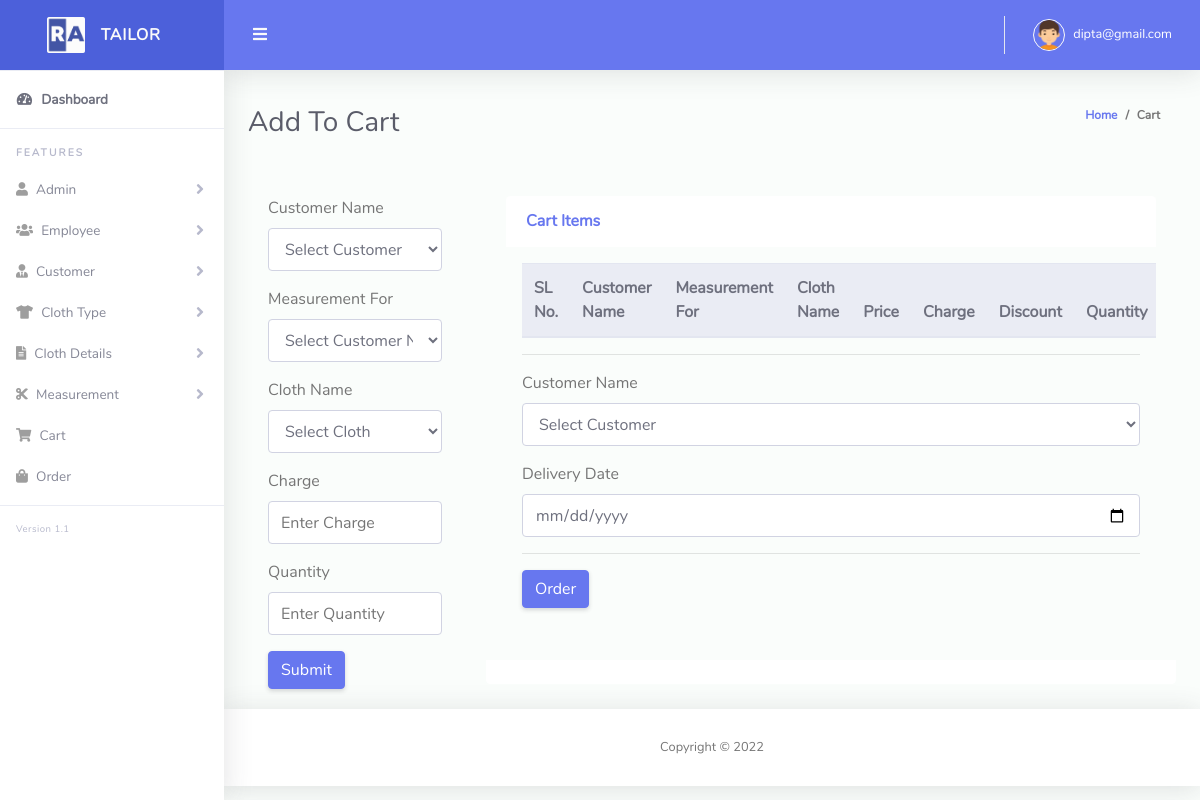
The page /cart.php (signed in) on the database as committed earlier.
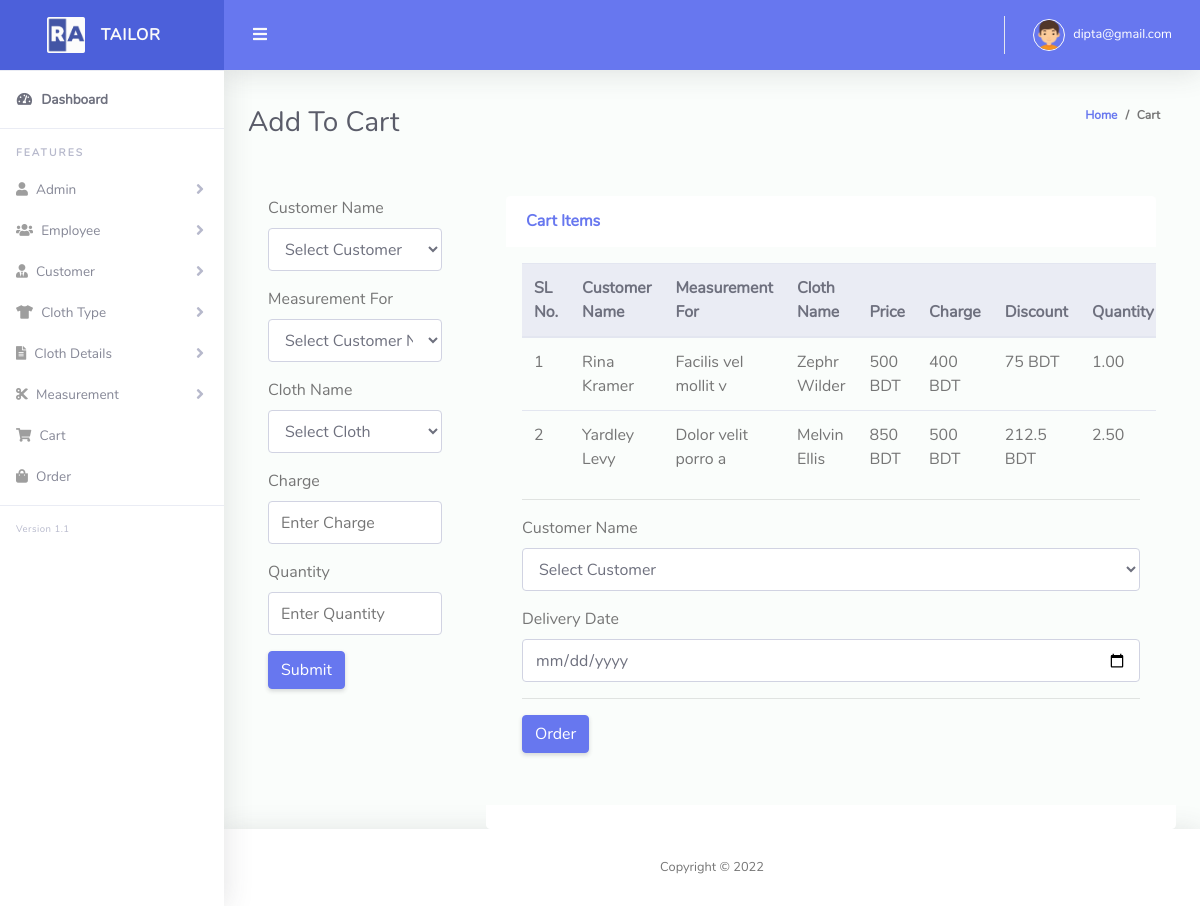
The same page on the database as committed later.
### tables this page shows
CREATE TABLE `tbl_cart` (
  `id` int(11) NOT NULL,
  `cus_id` int(11) NOT NULL,
  `mes_id` int(11) NOT NULL,
  `cloth_id` int(11) NOT NULL,
  `buying_price` int(11) NOT NULL,
  `selling_price` int(11) NOT NULL,
  `charge` int(11) NOT NULL,
  `discount` int(11) NOT NULL,
  `quantity` float(10,2) NOT NULL,
  `soft_delete` tinyint(4) NOT NULL DEFAULT 0
);

CREATE TABLE `tbl_customer` (
  `cus_id` int(11) NOT NULL,
  `cus_name` varchar(255) NOT NULL,
  `cus_email` varchar(255) NOT NULL,
  `cus_phone` varchar(255) NOT NULL,
  `cus_address` text NOT NULL,
  `created_at` timestamp NOT NULL DEFAULT current_timestamp(),
  `soft_delete` tinyint(4) NOT NULL DEFAULT 0
);

CREATE TABLE `tbl_measurement` (
  `id` int(11) NOT NULL,
  `cus_id` int(11) NOT NULL,
  `measurement_for` varchar(255) NOT NULL,
  `measurement_details` text NOT NULL,
  `soft_delete` tinyint(4) NOT NULL DEFAULT 0
);

CREATE TABLE `tbl_cloth` (
  `id` int(11) NOT NULL,
  `cloth_name` varchar(255) NOT NULL,
  `type` int(11) NOT NULL,
  `details` text NOT NULL,
  `image` varchar(255) NOT NULL,
  `stock` varchar(255) NOT NULL,
  `color` varchar(255) NOT NULL,
  `brand` varchar(255) NOT NULL,
  `buying_price` int(11) NOT NULL,
  `selling_price` int(11) NOT NULL,
  `discount` int(11) NOT NULL,
  `created_at` timestamp NOT NULL DEFAULT current_timestamp(),
  `soft_delete` tinyint(4) NOT NULL DEFAULT 0
);

### Classes/DB.php (called while the page is built, shortened)
<?php
class DB
{
    public function connect(){
        $this->conn = new mysqli("localhost","root","","tailor_shop");
        if ($this->conn->connect_error) {
          die("Connection failed: " . $this->conn->connect_error);
        } else {
            return $msg =  "connected";
        }
    }
}

### Classes/CartClass.php (called while the page is built, shortened)
<?php
include_once 'db.php';
class CartClass extends DB
{
    public function viewCart()
    {
        $query = "SELECT tbl_cart.*, tbl_customer.*, tbl_measurement.*, tbl_cloth.*, tbl_cart.buying_price AS buying_price, tbl_cart.selling_price AS selling_price, tbl_cart.id AS cartid FROM tbl_cart
        LEFT JOIN tbl_customer ON tbl_cart.cus_id = tbl_customer.cus_id
        LEFT JOIN tbl_measurement ON tbl_cart.mes_id =  tbl_measurement.id
        LEFT JOIN tbl_cloth ON tbl_cart.cloth_id = tbl_cloth.id AND tbl_cart.discount = tbl_cloth.discount";
        $result = $this->conn->query($query);
        return $result;
    }
}
?>

### cart.php (the view, shortened to what this page needs)
<?php
include 'layouts/header.php';
?>
<div class="container-fluid" id="container-wrapper">
  <div class="d-sm-flex align-items-center justify-content-between mb-4">
    <h1 class="h3 mb-0 text-gray-800">Add To Cart</h1>
    <ol class="breadcrumb">
      <li class="breadcrumb-item"><a href="./">Home</a></li>
      <li class="breadcrumb-item">Cart</li>
    </ol>
  </div>
  <div class="row">
    <div class="col-md-3">
      <div class="card-body">
        <form action="" method="POST">
          <div class="form-group">
            <label>Customer Name</label><br>
            <select id="cus_id" name="cus_id" class="form-control">
              <option value="">Select Customer</option>
            </select>
          </div>
          <div class="form-group">
            <label>Measurement For</label><br>
            <select id="mes_id" name="mes_id" class="form-control">
              <option value="">Select Customer Name</option>
            </select>
          </div>
          <div class="form-group">
            <label>Cloth Name</label><br>
            <select id="select" name="cloth_id" class="form-control">
              <option>Select Cloth</option>
            </select>
          </div>
          <div class="form-group">
            <label>Charge</label>
            <input name="charge" type="number" class="form-control" placeholder="Enter Charge">
          </div>
          <div class="form-group">
            <label>Quantity</label>
            <input name="quantity" type="number" step="0.1" min="0" class="form-control" placeholder="Enter Quantity">
          </div>
          <button name="add_to_cart" type="submit" class="btn btn-primary">Submit</button>
        </form>
      </div>
    </div>
    <div class="col-md-9">
      <div class="card-body">
        <div class="card-header py-3 d-flex flex-row align-items-center justify-content-between">
          <h6 class="m-0 font-weight-bold text-primary">Cart Items</h6>
        </div>
        <div class="table-responsive p-3">
          <table class="table align-items-center table-flush">
            <thead class="thead-light">
              <tr>
                <th>SL No.</th>
                <th>Customer Name</th>
                <th>Measurement For</th>
                <th>Cloth Name</th>
                <th>Price</th>
                <th>Charge</th>
                <th>Discount</th>
                <th>Quantity</th>
              </tr>
            </thead>
            <tbody>
              <?php
              $i = 0;
              $view = $cart->viewCart();
              if ($view->num_rows > 0) {
                foreach ($view as $value) {
              ?>
                  <tr>
                    <td><?php echo $i += 1; ?></td>
                    <td><?php echo $value['cus_name']; ?></td>
                    <td><?php echo $value['measurement_for']; ?></td>
                    <td><?php echo $value['cloth_name']; ?></td>
                    <td><?php echo $value['selling_price']; ?> BDT</td>
                    <td><?php echo $value['charge']; ?> BDT</td>
                    <td><?php echo $discount = ($value['discount'] / 100) * ($value['selling_price'] * $value['quantity']); ?> BDT</td>
                    <td><?php echo $value['quantity']; ?></td>
                  </tr>
              <?php }
              } ?>
            </tbody>
          </table>
          <hr>
          <table class="table align-items-center table-flush">
            <tbody>
              <form action="" method="post">
                <div class="form-group">
                  <label>Customer Name</label><br>
                  <select id="select" name="cus_id" class="form-control">
                    <option>Select Customer</option>
                  </select>
                </div>
                <label>Delivery Date</label>
                <input name="delivery_at" type="date" class="form-control">
                <hr>
                <button name="send_to_order" type="submit" class="btn btn-primary">Order</button>
              </form>
            </tbody>
          </table>
        </div>
      </div>
      <div class="card-footer"></div>
    </div>
  </div>
</div>
<?php include 'layouts/footer.php'; ?>

### layouts/header.php (shortened to what this page needs)
<?php
  include 'Classes/CartClass.php';
  $cart = new CartClass();
?>
<!DOCTYPE html>
<html lang="en">
<head>
  <link href="vendor/fontawesome-free/css/all.min.css" rel="stylesheet" type="text/css">
  <link href="vendor/bootstrap/css/bootstrap.min.css" rel="stylesheet" type="text/css">
  <link href="css/ruang-admin.min.css" rel="stylesheet">
  <link href="vendor/datatables/dataTables.bootstrap4.min.css" rel="stylesheet">
</head>
<body id="page-top">
  <div id="wrapper">
    <ul class="navbar-nav sidebar sidebar-light accordion" id="accordionSidebar">
      <a class="sidebar-brand d-flex align-items-center justify-content-center" href="index.php">
        <div class="sidebar-brand-icon">
          <img src="img/logo/logo2.png">
        </div>
        <div class="sidebar-brand-text mx-3">TAILOR</div>
      </a>
      <hr class="sidebar-divider my-0">
      <li class="nav-item active">
        <a class="nav-link" href="index.php">
          <i class="fas fa-fw fa-tachometer-alt"></i>
          <span>Dashboard</span></a>
      </li>
      <hr class="sidebar-divider">
      <div class="sidebar-heading">
        Features
      </div>
      <div>
      <li class="nav-item">
        <a class="nav-link collapsed" href="#" data-toggle="collapse" data-target="#collapseTable" aria-expanded="true"
          aria-controls="collapseTable">
          <i class="fas fa-solid fa-user"></i>
          <span>Admin</span>
        </a>
      </li>
      <li class="nav-item">
        <a class="nav-link collapsed" href="#" data-toggle="collapse" data-target="#collapseTable1" aria-expanded="true"
          aria-controls="collapseTable">
          <i class="fas fa fa-users"></i>
          <span>Employee</span>
        </a>
      </li>
      <li class="nav-item">
        <a class="nav-link collapsed" href="#" data-toggle="collapse" data-target="#collapseTable2" aria-expanded="true"
          aria-controls="collapseTable">
          <i class="fas fal fa-user-tie"></i>
          <span>Customer</span>
        </a>
      </li>
      <li class="nav-item">
        <a class="nav-link collapsed" href="#" data-toggle="collapse" data-target="#collapseForm" aria-expanded="true"
          aria-controls="collapseForm">
          <i class="fas fa-tshirt"></i>
          <span>Cloth Type</span>
        </a>
      </li>
      <li class="nav-item">
        <a class="nav-link collapsed" href="#" data-toggle="collapse" data-target="#collapseForm1" aria-expanded="true"
          aria-controls="collapseForm">
          <i class="fas fa-file-alt"></i>
          <span>Cloth Details</span>
        </a>
      </li>
      <li class="nav-item">
        <a class="nav-link collapsed" href="#" data-toggle="collapse" data-target="#collapseForm2" aria-expanded="true"
          aria-controls="collapseForm">
          <i class="fas fa-cut"></i>
          <span>Measurement</span>
        </a>
      </li>
      <li class="nav-item">
        <a class="nav-link" href="cart.php">
          <i class="fas fa-shopping-cart"></i>
          <span>Cart</span>
        </a>
      </li>
      <li class="nav-item">
        <a class="nav-link" href="order.php">
          <i class="fas fa-shopping-bag"></i>
          <span>Order</span>
        </a>
      </li>
      <hr class="sidebar-divider">
      <div class="version" id="version-ruangadmin"></div>
    </ul>
    <div id="content-wrapper" class="d-flex flex-column">
      <div id="content">
        <nav class="navbar navbar-expand navbar-light bg-navbar topbar mb-4 static-top">
          <button id="sidebarToggleTop" class="btn btn-link rounded-circle mr-3">
            <i class="fa fa-bars"></i>
          </button>
          <ul class="navbar-nav ml-auto">
            <li class="nav-item dropdown no-arrow">
              <a class="nav-link dropdown-toggle" href="#" id="userDropdown" role="button" data-toggle="dropdown"
                aria-haspopup="true" aria-expanded="false">
                <img class="img-profile rounded-circle" src="img/boy.png" style="max-width: 60px">
                <span class="ml-2 d-none d-lg-inline text-white small"><?php echo $_SESSION['email']; ?></span>
              </a>
            </li>
          </ul>
        </nav>

### layouts/footer.php (shortened to what this page needs)
<footer class="sticky-footer bg-white">
  <div class="container my-auto">
    <div class="copyright text-center my-auto">
      <span>Copyright &copy; <script> document.write(new Date().getFullYear()); </script>
      </span>
    </div>
  </div>
</footer>
    </div>
  </div>
</body>
</html>

Rows that differ between the two databases and show on the page:
added tbl_cart: i "1", cus.cus_name "Rina Kramer", tbl_measurement.measurement_for "Facilis vel mollit v", cloth.cloth_name "Zephr Wilder", selling_price "500", charge "400", cloth+selling_price+quantity "75", quantity "1.00"
added tbl_cart: i "2", cus.cus_name "Yardley Levy", tbl_measurement.measurement_for "Dolor velit porro a", cloth.cloth_name "Melvin Ellis", selling_price "850", charge "500", cloth+selling_price+quantity "212.5", quantity "2.50"
